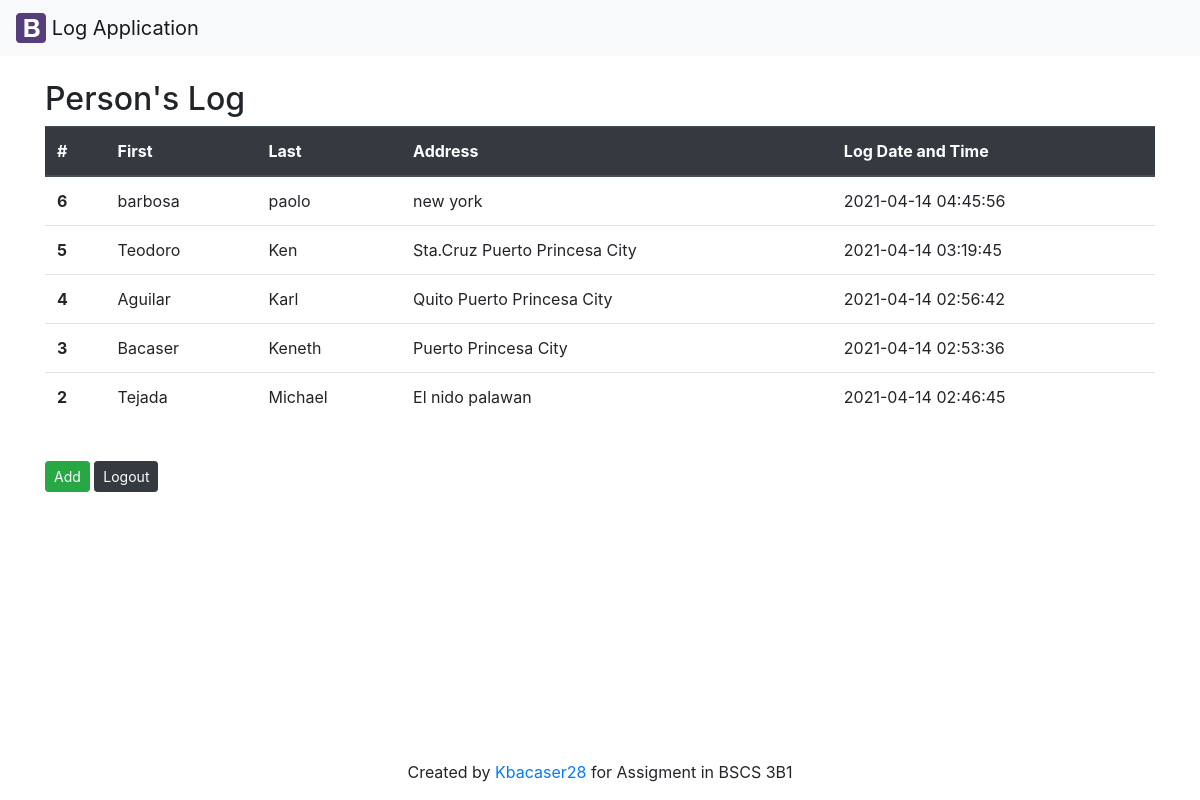
/guestbook-list.php, run on the app's committed database.
### tables this page shows
CREATE TABLE `person` (
  `id` int(11) NOT NULL,
  `lname` varchar(255) NOT NULL,
  `fname` varchar(255) NOT NULL,
  `address` text NOT NULL,
  `logdt` timestamp NOT NULL DEFAULT current_timestamp()
);

### guestbook-list.php (the view, shortened to what this page needs)
<?php
    require('config/db.php');
    $query = 'SELECT * FROM person ORDER BY logdt DESC';
    $result = mysqli_query($conn, $query);
    $person = mysqli_fetch_all($result, MYSQLI_ASSOC);
?>
<?php include('inc/header.php'); ?>
	<div class="container">
    <br/>
		<h2>Person's Log</h2>
        <table class="table">
                <thead class="thead-dark">
                    <tr>
                    <th scope="col">#</th>
                    <th scope="col">First</th>
                    <th scope="col">Last</th>
                    <th scope="col">Address</th>
                    <th scope="col">Log Date and Time</th>
                    </tr>
                </thead>
			<div class="well">
                <tbody>
                <?php foreach($person as $persons) : ?>
                    <tr>
                    <th scope="row"><?php echo $persons['id'];?></th>
                    <td><?php echo $persons['lname'];?></td>
                    <td><?php echo $persons['fname'];?></td>
                    <td><?php echo $persons['address'];?></td>
                    <td><?php echo $persons['logdt'];?></td>
                    </tr>
                <?php endforeach; ?>
                </tbody>
            </div>
        </table>
        <br/>
            <button type="button" class="btn btn-success btn-sm " onclick="document.location='index.php'">Add</button>
            <button type="button" class="btn btn-dark btn-sm" onclick="document.location='guestbook-login.php'">Logout</button>
</div>
<?php include('inc/footer.php'); ?>

### inc/header.php (shortened to what this page needs)
<!DOCTYPE html>
<html lang="en">
<head>
  <link rel="stylesheet" href="https://maxcdn.bootstrapcdn.com/bootstrap/4.5.2/css/bootstrap.min.css">
</head>
<body class="d-flex flex-column min-vh-100">
	<?php include('navbar.php'); ?>

### inc/navbar.php
<nav class="navbar navbar-light bg-light">
  <a class="navbar-brand" href="#">
    <img src="img/bootstrap.svg" width="30" height="30" class="d-inline-block align-top" alt="" loading="lazy">
    Log Application
  </a>
</nav>

### inc/footer.php
<footer class="mastfoot mt-auto" style="text-align: center;">
    <div class="inner">
      <p>Created by <a href="https://github.com/Kbacaser28">Kbacaser28</a> for Assigment in BSCS 3B1</p>
    </div>
</footer>
  </body>
</html>

### data on the page
person: id "6", lname "barbosa", fname "paolo", address "new york", logdt "2021-04-14 04:45:56"
person: id "5", lname "Teodoro", fname "Ken", address "Sta.Cruz Puerto Princesa City", logdt "2021-04-14 03:19:45"
person: id "4", lname "Aguilar", fname "Karl", address "Quito Puerto Princesa City", logdt "2021-04-14 02:56:42"
person: id "3", lname "Bacaser", fname "Keneth", address "Puerto Princesa City", logdt "2021-04-14 02:53:36"
person: id "2", lname "Tejada", fname "Michael", address "El nido palawan", logdt "2021-04-14 02:46:45"
